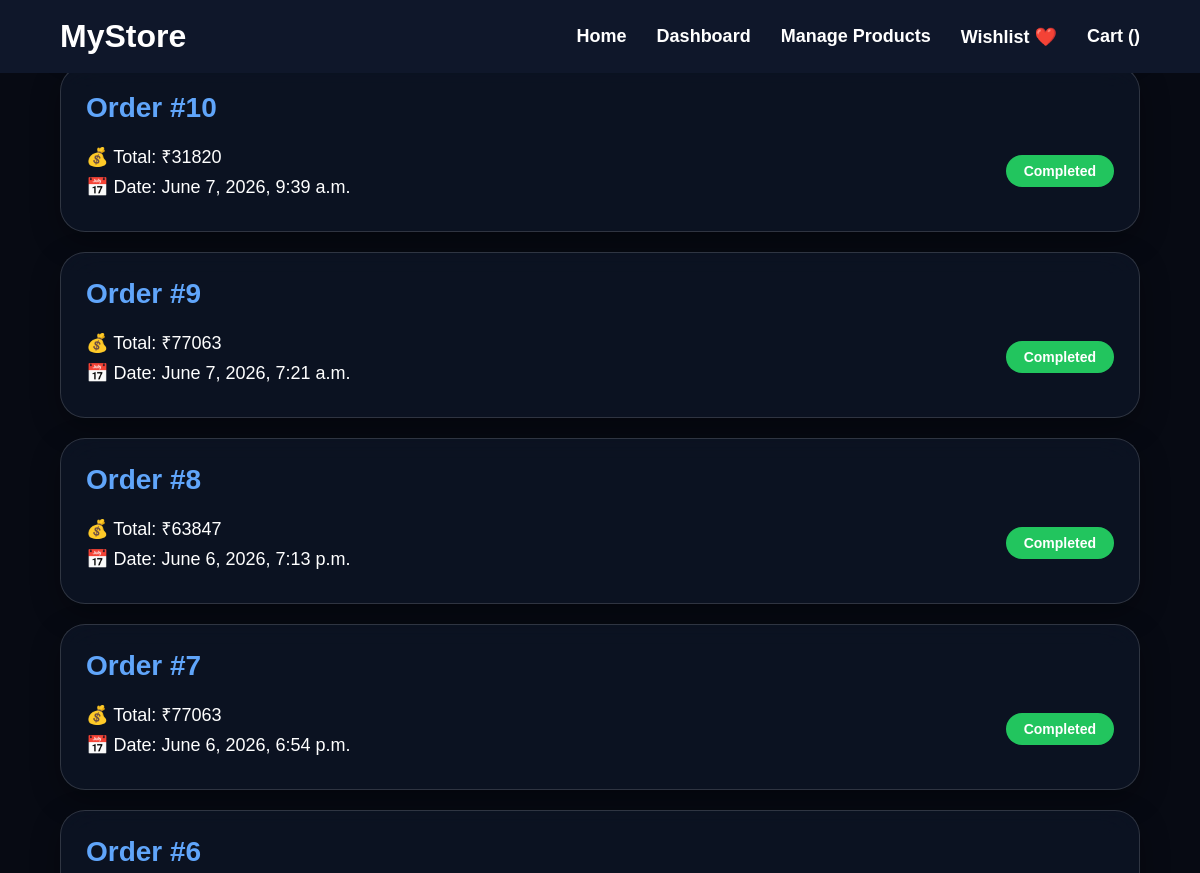
Page /view-orders/ on the committed database.
### store/models.py (models this page shows, shortened)
class Order(models.Model):
    customer_name = models.CharField(
        max_length=100,
        default="Unknown"
    )
    customer_email = models.EmailField(
        default="unknown@example.com"
    )
    customer_phone = models.CharField(
        max_length=15,
        default="0000000000"
    )
    customer_address = models.TextField(
        default="Unknown"
    )
    total_price = models.IntegerField()
    created_at = models.DateTimeField(
        auto_now_add=True
    )

### store/views.py (the view)
def view_orders(request):
    orders = Order.objects.all().order_by('-created_at')
    total_revenue = 0
    for order in orders:
        total_revenue += order.total_price
    return render(
        request,
        'view_orders.html',
        {
            'orders': orders,
            'total_revenue': total_revenue
        }
    )

### store/templates/view_orders.html (shortened to what this page needs)
{% extends 'base.html' %}
{% load static %}
{% block content %}
<section class="welcome-page">
    <video autoplay muted loop playsinline class="bg-video">
        <source
        src="{% static 'videos/orders-bg.mp4' %}"
        type="video/mp4">
    </video>
<div class="container">
    {% for order in orders %}
    <div class="order-card">
        <h2>
            Order #{{ order.id }}
        </h2>
        <div class="order-info">
            <div>
                <p>
                    💰 Total: ₹{{ order.total_price }}
                </p>
                <p>
                    📅 Date: {{ order.created_at }}
                </p>
            </div>
            <div>
                <span class="status">
                    Completed
                </span>
            </div>
        </div>
    </div>
    {% empty %}
    <div class="order-card">
        <h2>
            No Orders Found
        </h2>
    </div>
    {% endfor %}
</div>
</section>
{% endblock %}

### store/templates/base.html (shortened to what this page needs)
{% load static %}
<!DOCTYPE html>
<html>
<head>
    <link rel="stylesheet" href="{% static 'style.css' %}">
    <link rel="stylesheet"
href="https://cdnjs.cloudflare.com/ajax/libs/font-awesome/6.7.2/css/all.min.css">
</head>
<body>
    <nav class="navbar">
        <div class="logo">
            <a href="/shop/">
                MyStore
            </a>
        </div>
        <div class="nav-links">
            <a href="/shop/">
                Home
            </a>
            <a href="/dashboard/">
                Dashboard
            </a>
            <a href="/manage-products/">
                Manage Products
            </a>
            <a href="/wishlist/">
                Wishlist ❤️
            </a>
            <a href="/cart/">
                Cart ({{ cart_count }})
            </a>
        </div>
    </nav>
    {% block content %}
    {% endblock %}
</body>
</html>

### store/static/style.css (style rules this page uses)
html { scroll-behavior:smooth; }
* { margin:0; padding:0; box-sizing:border-box; font-family:Arial,sans-serif; }
body { background:#f1f5f9; color:#111827; }
.navbar { background:#0f172a; padding:18px 60px; display:flex; justify-content:space-between; align-items:center; }
.logo a { color:white; text-decoration:none; font-size:32px; font-weight:bold; }
.nav-links { display:flex; gap:30px; }
.nav-links a { color:white; text-decoration:none; font-size:18px; font-weight:600; transition:0.3s; }
.welcome-page { position:relative; height:100vh; overflow:hidden; display:flex; justify-content:center; align-items:center; }
.bg-video { position:absolute; top:0; left:0; width:100%; height:100%; object-fit:cover; z-index:-2; }
.welcome-page::before { content:""; position:absolute; top:0; left:0; width:100%; height:100%; background:rgba(0,0,0,0.55); z-index:-1; }

### store/templates/view_orders.html (style rules this page uses)
body { background:#0f172a; }
.container { width:90%; margin:40px auto; }
.order-card { background:rgba(15,23,42,0.65); backdrop-filter:blur(20px); border:1px solid rgba(255,255,255,0.15); border-radius:25px; padding:25px; margin-bottom:20px; color:white; box-shadow: 0 10px 30px rgba(0,0,0,0.3); transition:0.3s; }
.order-card h2 { color:#60a5fa; margin-bottom:12px; font-size:28px; }
.order-info { display:flex; justify-content:space-between; align-items:center; flex-wrap:wrap; gap:20px; }
.order-info p { font-size:18px; margin:8px 0; }
.status { background:#22c55e; color:white; padding:8px 18px; border-radius:20px; display:inline-block; font-size:14px; font-weight:bold; }

### rows in the picture
Order: id "10", total_price "31820", created_at "June 7, 2026, 9:39 a.m."
Order: id "9", total_price "77063", created_at "June 7, 2026, 7:21 a.m."
Order: id "8", total_price "63847", created_at "June 6, 2026, 7:13 p.m."
Order: id "7", total_price "77063", created_at "June 6, 2026, 6:54 p.m."
Order: id "6"
